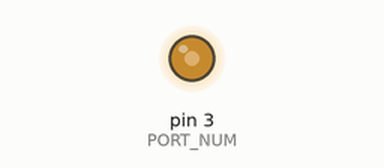
Bench run of a sketch on a simulated Arduino Uno, built with avr-gcc and run on an emulated ATmega328P. Parts: output pins drawn as LEDs (lit = HIGH).

Above: at 0.3 s.
Timing chart, 0 to 40.1 s (numbered marks = the images above):
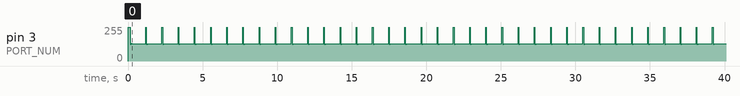

The sketch:

VLC_Tester.ino
```cpp
#include <Packet.h>
#include <Transmission.h>

#define BIT_RATE 2400.0
#define PORT_NUM 3
#define TIME_BETWEEN 1000.0

void setup() {
  Serial.begin(9600);
  pinMode(PORT_NUM, OUTPUT);
  digitalWrite(PORT_NUM, HIGH);
  delay(100);

  // On a packet level, transmission object handles this for each packet
  /*Packet dataPacket;
  dataPacket.setPosition(0);
  dataPacket.setCode(3);
  dataPacket.setData(55);
  dataPacket.encodePacket();
  dataPacket.sendPacket(3, 8);*/


}

void loop() {
    // get info from obd2
    digitalWrite(PORT_NUM, HIGH);
    delayMicroseconds(1/BIT_RATE*1000000*3);
    Transmission transmission;
    // Set address
    transmission.setAddress(1350);
    // addPacket(CODE, DATA)
    transmission.addPacket(SPEED_CODE, 30);
    // Gets CRC value from packets
    transmission.getCRC();
    // Builds address packet and crc packet and sends all 5
    //sendPacket(BIT RATE, PIN)
    transmission.sendPackets(BIT_RATE, PORT_NUM);
    digitalWrite(PORT_NUM, HIGH);
    delayMicroseconds(1/BIT_RATE*1000000*3);
    analogWrite(PORT_NUM, 128);
    delay(TIME_BETWEEN);
}
```
